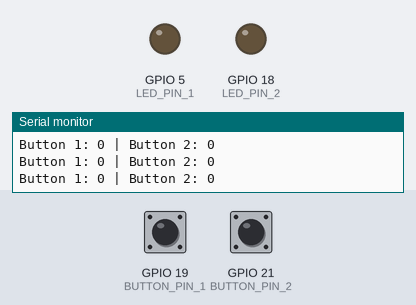
A program run on a simulated ESP32. Shown: output pins drawn as LEDs (lit = HIGH), the last lines printed to the serial monitor. Inputs (shaded band) come from the test bench; at power-on: GPIO 19 (BUTTON_PIN_1) LOW, GPIO 21 (BUTTON_PIN_2) LOW.

Above: at 1.2 s.
1.3 s: GPIO 19 (BUTTON_PIN_1) pulled HIGH for 0.15 s
At 1.4 s:
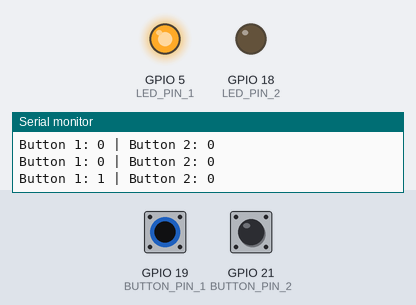
3.0 s: GPIO 21 (BUTTON_PIN_2) pulled HIGH for 0.15 s
At 3.1 s:
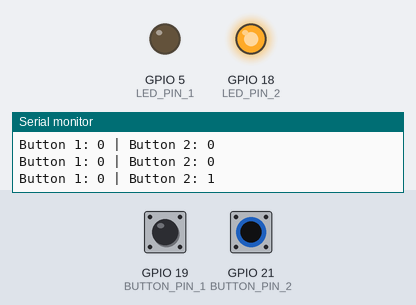
4.7 s: GPIO 21 (BUTTON_PIN_2) pulled HIGH for 3.2 s
At 8.5 s:
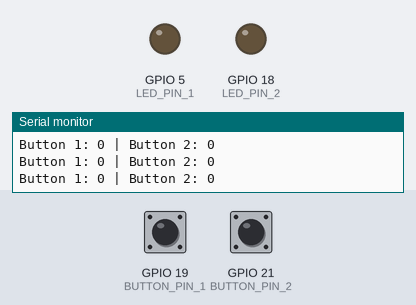
9.4 s: GPIO 19 (BUTTON_PIN_1) pulled HIGH for 3.2 s
At 9.7 s:
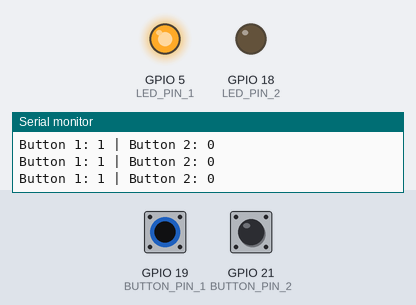
14.1 s: GPIO 19 (BUTTON_PIN_1) driven HIGH and GPIO 21 (BUTTON_PIN_2) driven HIGH
At 14.8 s:
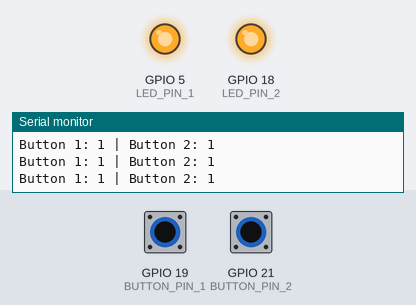
Timing chart, 0 to 16.6 s (numbered marks = the images above; inputs shaded):
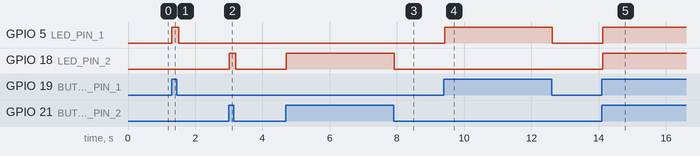

Measured:
- after the input at 1.3 s, GPIO 5 (LED_PIN_1): LOW → HIGH at once, → LOW 0.20 s later
- after the input at 3.0 s, GPIO 18 (LED_PIN_2): LOW → HIGH at once, → LOW 0.20 s later
- after the input at 4.7 s, GPIO 18 (LED_PIN_2): LOW → HIGH at once, → LOW 3.2 s later
- after the input at 9.4 s, GPIO 5 (LED_PIN_1): LOW → HIGH at once, → LOW 3.2 s later
- after the input at 14.1 s, GPIO 5 (LED_PIN_1), GPIO 18 (LED_PIN_2): LOW → HIGH at once

The program:

main.cpp
```cpp
#include <Arduino.h>

const int BUTTON_PIN_1 = 19;
const int BUTTON_PIN_2 = 21;

const int LED_PIN_1 = 5;
const int LED_PIN_2 = 18;

void setup()
{
	Serial.begin(115200);
	pinMode(BUTTON_PIN_1, INPUT);
	pinMode(BUTTON_PIN_2, INPUT);
	pinMode(LED_PIN_1, OUTPUT);
	pinMode(LED_PIN_2, OUTPUT);

}

void loop()
{
	int buttonState1 = digitalRead(BUTTON_PIN_1);
	digitalWrite(LED_PIN_1, buttonState1);

	int buttonState2 = digitalRead(BUTTON_PIN_2);
	digitalWrite(LED_PIN_2, buttonState2);

	Serial.print("Button 1: ");
	Serial.print(buttonState1);
	Serial.print(" | Button 2: ");
	Serial.println(buttonState2);

	delay(100);
}
```
